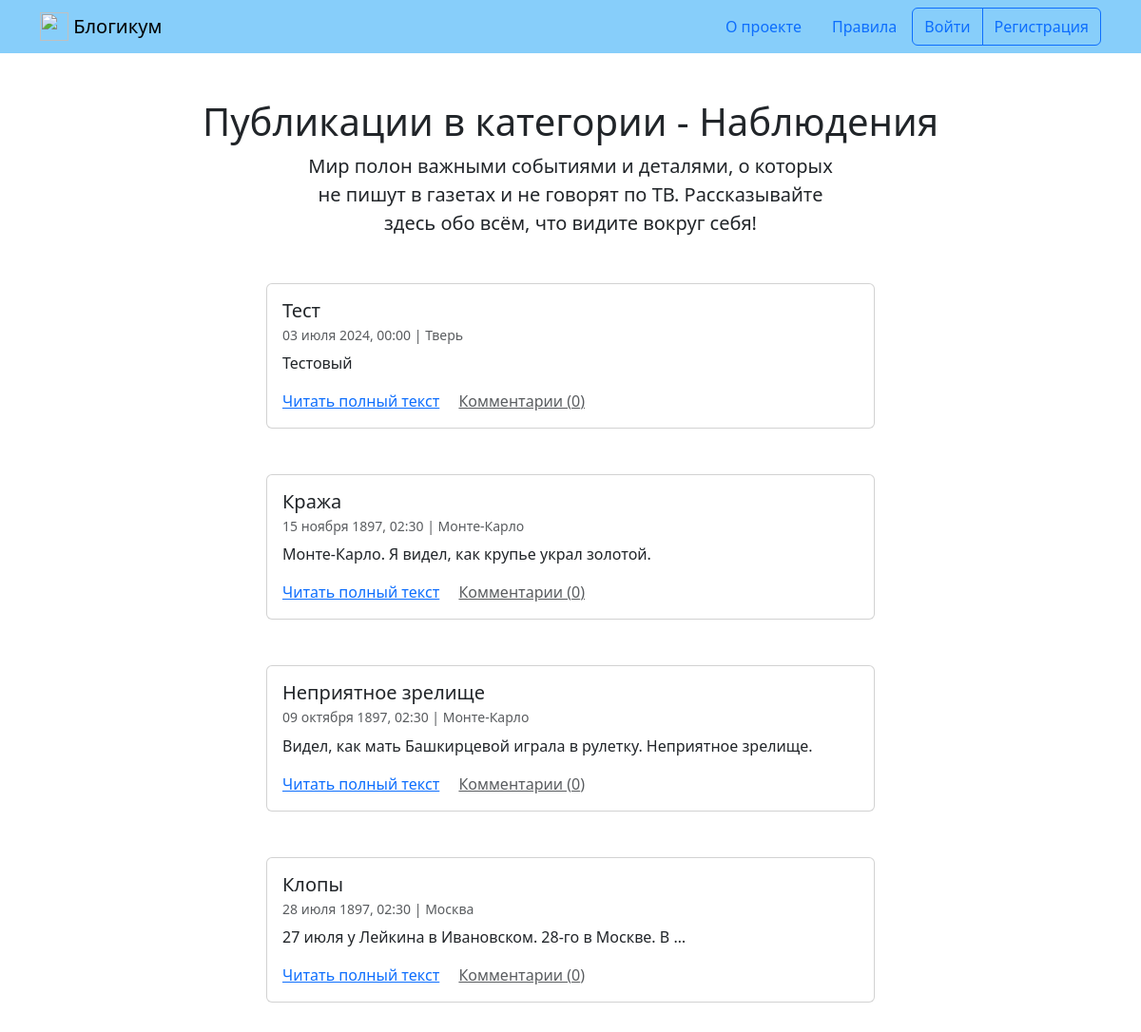
The app's page /category/details/ (upper part), older data.
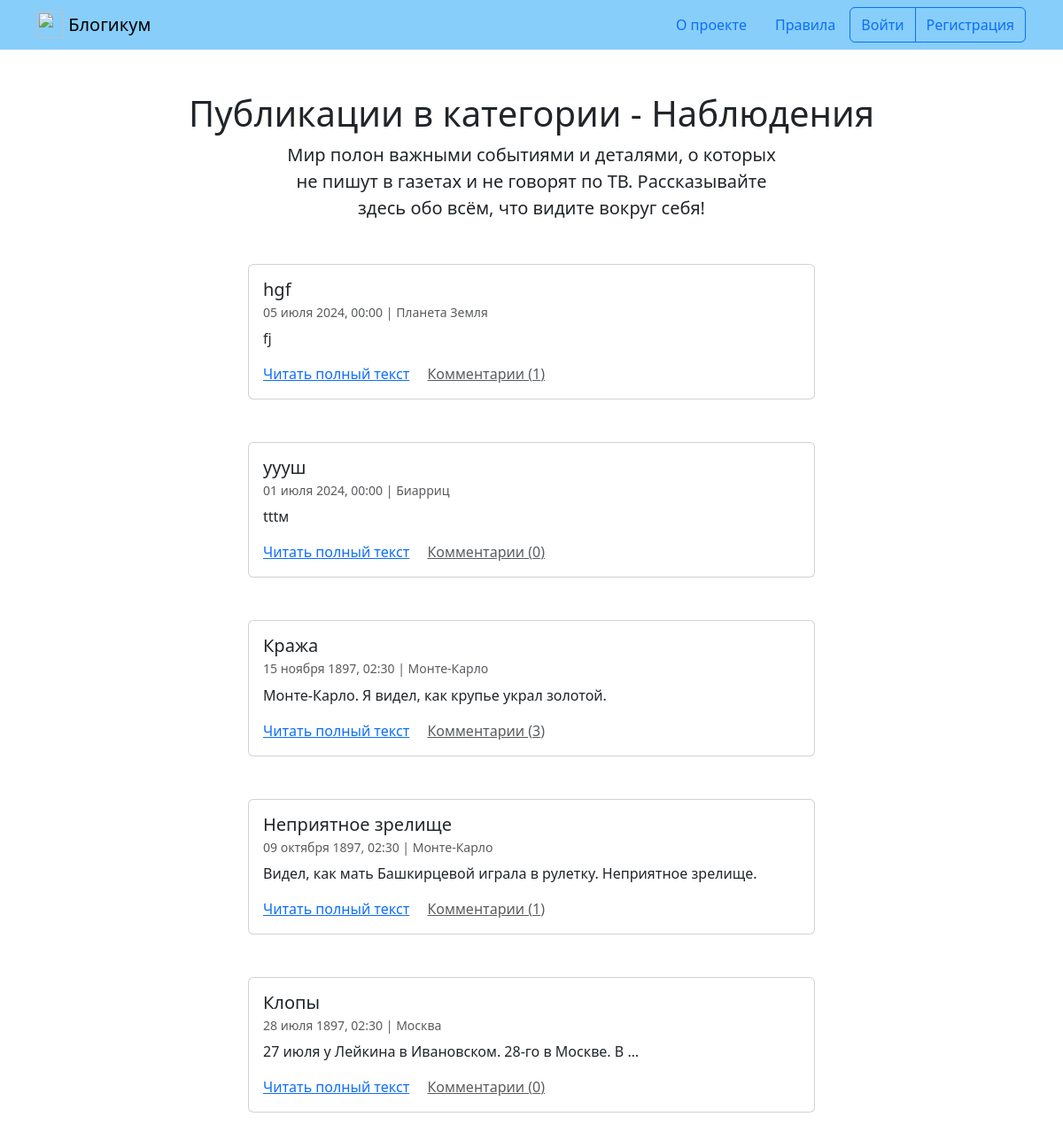
The same page, newer data.
### blog/models.py (models this page shows, shortened)
class BaseModel(models.Model):
    is_published = models.BooleanField(
        default=True,
        verbose_name='Опубликовано',
        help_text='Снимите галочку, чтобы скрыть публикацию.'
    )
    created_at = models.DateTimeField(
        auto_now_add=True,
        verbose_name='Добавлено'
    )
    class Meta:
        abstract = True
        ordering = ('-created_at', )

class Post(BaseModel):
    title = models.CharField(
        max_length=settings.MAX_FIELD_LENGTH,
        verbose_name='Заголовок'
    )
    text = models.TextField(verbose_name='Текст')
    pub_date = models.DateTimeField(
        verbose_name='Дата и время публикации',
        help_text=('Если установить дату и время в будущем'
                   ' — можно делать отложенные публикации.')
    )
    author = models.ForeignKey(
        User,
        on_delete=models.CASCADE,
        verbose_name='Автор публикации'
    )
    location = models.ForeignKey(
        Location,
        on_delete=models.SET_NULL,
        null=True,
        blank=True,
        verbose_name='Местоположение'
    )
    category = models.ForeignKey(
        Category,
        on_delete=models.SET_NULL,
        null=True,
        verbose_name='Категория'
    )
    image = models.ImageField(
        'Фотография',
        upload_to='post_photo',
        blank=True
    )
    objects = PostQuerySet.as_manager()
    published = PostManager()
    class Meta:
        default_related_name = 'posts'
        ordering = ('-pub_date', )
        verbose_name = 'публикация'
        verbose_name_plural = 'Публикации'

class Location(BaseModel):
    name = models.CharField(
        max_length=settings.MAX_FIELD_LENGTH,
        verbose_name='Название места'
    )
    class Meta:
        verbose_name = 'местоположение'
        verbose_name_plural = 'Местоположения'

### blog/views.py (the view)
class PostsCategoryView(SingleObjectMixin, ListView):
    template_name = 'blog/category.html'
    paginate_by = 10
    def get(self, request, *args, **kwargs):
        self.object = self.get_object(queryset=Category.objects.all())
        return super().get(request, *args, **kwargs)
    def get_context_data(self, **kwargs):
        context = super().get_context_data(**kwargs)
        context['category'] = self.object
        return context
    def get_queryset(self):
        return self.object.posts(
            manager='published'
        ).all().order_by('-pub_date')

### blog/models.py (called while the page is built)
    def with_related_data(self):
        return self.select_related(
            'author', 'location', 'category'
        )

    def published(self):
        return self.filter(
            models.Q(pub_date__lte=timezone.now())
            & models.Q(is_published=True)
            & models.Q(category__is_published=True)
        )

    def comment_count(self):
        return self.annotate(
            comment_count=Count('comments')
        )

    def get_queryset(self):
        return (
            PostQuerySet(self.model)
            .with_related_data()
            .published()
            .comment_count()
        )

### templates/blog/category.html (shortened to what this page needs)
{% extends "base.html" %}
{% block content %}
  <h1 class="text-center">Публикации в категории - {{ category.title }}</h1>
  <p class="col-6 offset-3 mb-5 lead text-center">{{ category.description }}</p>
  {% for post in page_obj %}
    <article class="mb-5">
      {% include "includes/post_card.html" %}
    </article>
  {% endfor %}
{% endblock %}

### templates/includes/post_card.html (shortened to what this page needs)
<div class="col d-flex justify-content-center">
  <div class="card" style="width: 40rem;">
    <div class="card-body">
      <h5 class="card-title">{{ post.title }}</h5>
      <h6 class="card-subtitle mb-2 text-muted">
        <small>
          {{ post.pub_date|date:"d E Y, H:i" }} | {% if post.location and post.location.is_published %}{{ post.location.name }}{% else %}Планета Земля{% endif %}<br>
        </small>
      </h6>
      <p class="card-text">{{ post.text|truncatewords:10 }}</p>
      <a href="{% url 'blog:post_detail' post.id %}" class="card-link">Читать полный текст</a>
      <a href="{% url 'blog:post_detail' post.id %}" class="card-link text-muted">Комментарии ({{ post.comment_count }})</a>
    </div>
  </div>
</div>

Row changes from the older to the newer data that the page shows:
removed Post: title "Тест", pub_date "03 июля 2024, 00:00", location.name "Тверь", text "Тестовый", comment_count "0"
added Post: title "hgf", pub_date "05 июля 2024, 00:00", shows "Планета Земля", text "fj", comment_count "1"
added Post: title "yyyш", pub_date "01 июля 2024, 00:00", location.name "Биарриц", text "tttм", comment_count "0"
computed for Post "Кража": comment_count "0" → "3"
computed for Post "Неприятное зрелище": comment_count "0" → "1"
